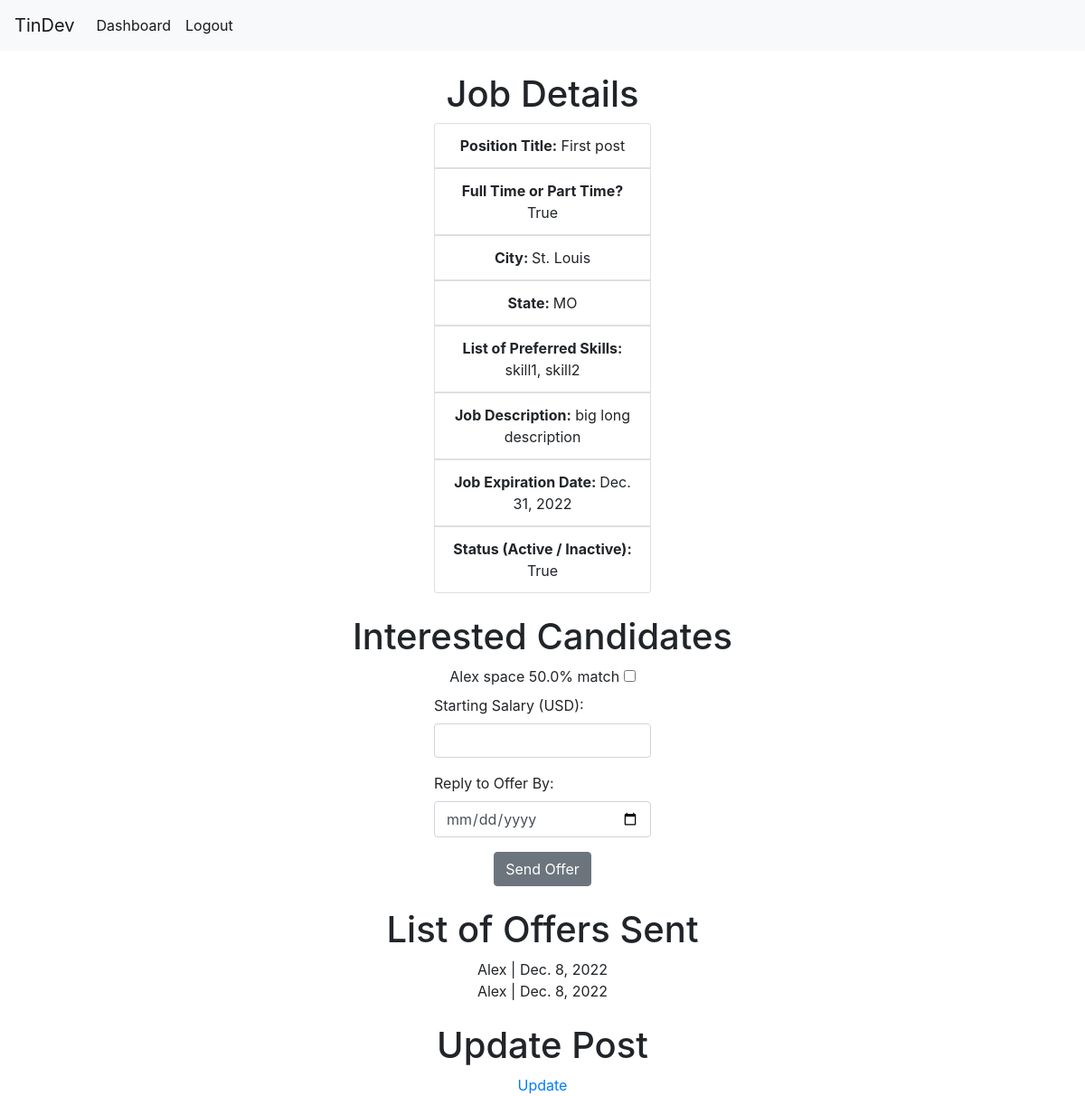
The app's page /posts/1 (signed in), older data.
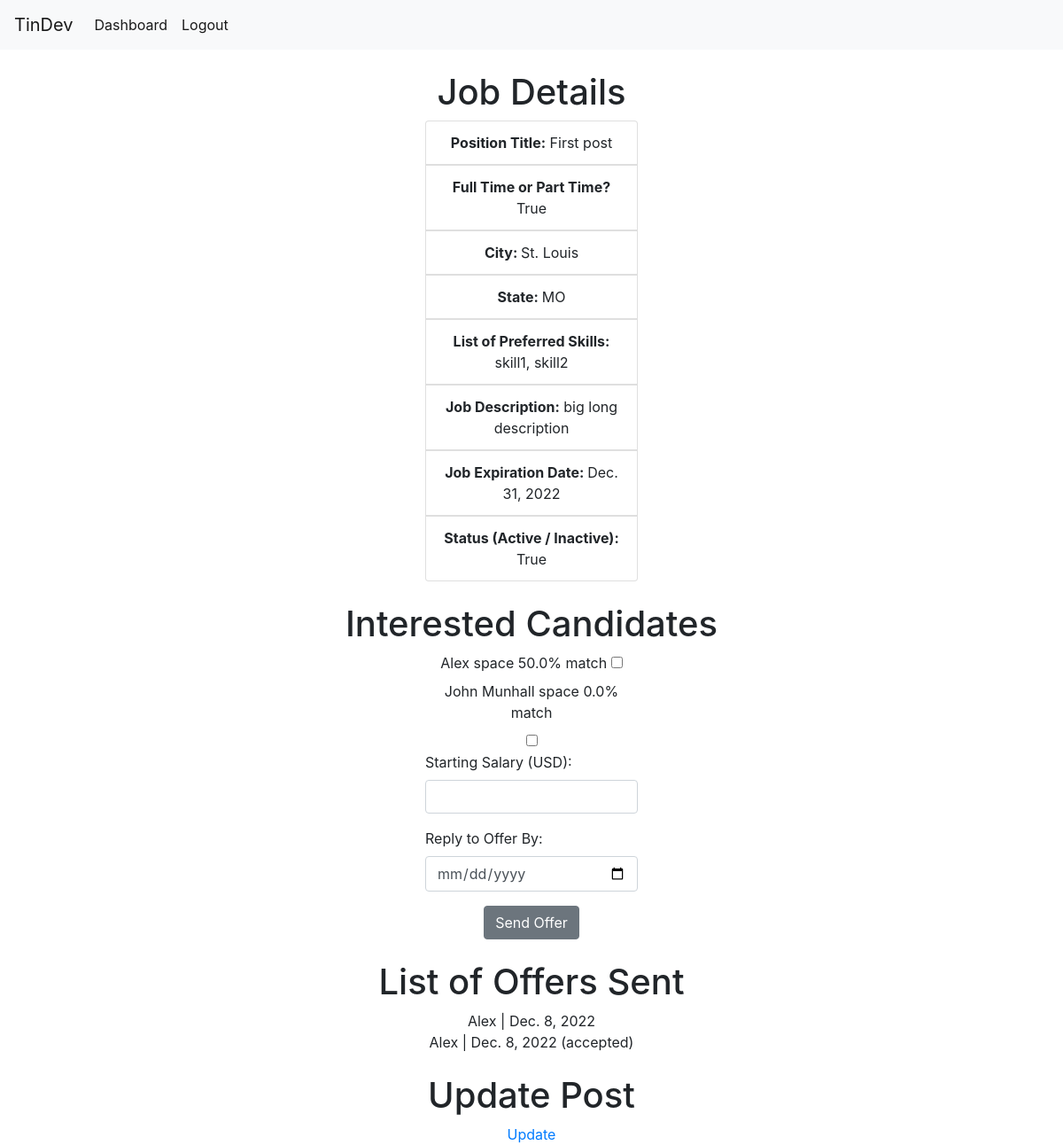
The same page, newer data.
### tindev/models.py (models this page shows)
class Candidate(models.Model):
    user = models.OneToOneField(User, on_delete=models.CASCADE, null=True, blank=True)
    name = models.CharField(max_length=100)
    bio = models.CharField(max_length=500, blank=True, null=True)
    zip = models.CharField(max_length=10)
    skills = models.TextField()
    github = models.CharField(max_length=100)
    years_experience = models.IntegerField()
    education = models.CharField(max_length=100, blank=True, null=True)
    interested_posts = models.ManyToManyField(Post, related_name='interested')
    not_interested_posts = models.ManyToManyField(Post, related_name='not_interested')

class Offer(models.Model):
    post = models.ForeignKey(Post, on_delete=models.CASCADE, related_name='offers')
    candidate = models.ForeignKey(Candidate, on_delete=models.RESTRICT, related_name='offers')
    due_date = models.DateField()
    salary = models.IntegerField()
    accepted = models.BooleanField(blank=True, null=True)

### tindev/views/posts.py (the view)
# urls.py: path('posts/<int:id>', views.posts_view, name='posts_view'),
@login_required(login_url='/login')
def posts_view(request, id):
    post = Post.objects.get(pk=id)
    candidates = post.interested.all()
    offers = post.offers.all()
    now = datetime.datetime.now()
    now = datetime.date(now.year, now.month, now.day)
    candScores = [computeScore(c, post) for c in candidates]
    context = {
            'post': post,
            'offers': offers,
            'candScores': candScores,
            'now': now
            }
    return render(request, 'tindev/posts/view.html', context)

### tindev/views/posts.py (called while the page is built)
def computeScore(candidate, post):
    candSkills =  [x.strip() for x in candidate.skills.split(',')]
    postSkills = [x.strip() for x in post.skills.split(',')]
    matches = 0
    for skill in candSkills:
        if skill in postSkills:
            matches += 1
    score = (matches / len(postSkills)) * 100
    return (candidate, score)

### tindev/templates/tindev/posts/view.html (shortened to what this page needs)
{% extends 'tindev/base.html' %}
{% block content %}
<h1> Job Details </h1>
<ul class="list-group">
    <li class="list-group-item"><strong>Position Title:</strong> {{post.title}}</li>
    <li class="list-group-item"><strong>Full Time or Part Time? </strong>{{post.type}}</li>
    <li class="list-group-item"><strong>City: </strong>{{post.city}}</li>
    <li class="list-group-item"><strong>State: </strong>{{post.state}}</li>
    <li class="list-group-item"><strong>List of Preferred Skills:</strong> {{post.skills}}</li>
    <li class="list-group-item"><strong> Job Description:</strong>  {{post.description}}</li>
    <li class="list-group-item"><strong> Job Expiration Date: </strong> {{post.expiration}}</li>
    <li class="list-group-item"><strong> Status (Active / Inactive): </strong> {{post.status}}</li>
</ul>
{% if request.user.is_staff %}
<h1>Interested Candidates</h1>
<form action="/offers/create/{{post.id}}" method="post">
    <ul class="list-group" style="padding-left: 0;">
        {% for c in candScores %}
        <li>
            <label for="">{{ c.0.name }} space {{c.1}}% match</label>
            <input type="checkbox" name="offer_list" value="{{c.0.id}}">
        </li>
        {% endfor %}
    </ul>
    <div class="form-group">
        <label for="salary">Starting Salary (USD): </label>
        <input class="form-control" type="number" name="salary" required>
    </div>
    <div class="form-group">
        <label for="due_date">Reply to Offer By:</label>
        <input class="form-control" type="date" name="due_date" required>
    </div>
    <input style="display: block; margin: auto;" class="btn btn-secondary" type="submit" value="Send Offer">
</form>
<h1>List of Offers Sent</h1>
<ul class="list-group">
    {% for o in offers %}
    <li >{{o.candidate.name}} | {{o.due_date}}
        {% if o.accepted == True %}
        (accepted)
        {% elif o.accepted == False %}
        (rejected)
        {% endif %}
    </li>
    {% endfor %}
</ul>
<h1>Update Post</h1>
<div class="cont">
    <a href="/posts/update/{{post.id}}">Update</a>
</div>
{% endif %}
{% endblock %}

Row changes from the older to the newer data that the page shows:
added Candidate: name "John Munhall", c "0.0"
changed Offer (number 2 of 2 on the later page): now shows "(accepted)"
